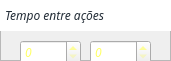
      <widget class="QFrame" name="frame_9">
       <property name="geometry">
        <rect>
         <x>240</x>
         <y>310</y>
         <width>171</width>
         <height>61</height>
        </rect>
       </property>
       <property name="frameShape">
        <enum>QFrame::StyledPanel</enum>
       </property>
       <property name="frameShadow">
        <enum>QFrame::Raised</enum>
       </property>
       <widget class="QLabel" name="label_10">
        <property name="geometry">
         <rect>
          <x>0</x>
          <y>0</y>
          <width>171</width>
          <height>31</height>
         </rect>
        </property>
        <property name="font">
         <font>
          <family>Cocogoose Pro</family>
          <pointsize>9</pointsize>
          <italic>true</italic>
         </font>
        </property>
        <property name="styleSheet">
         <string notr="true">color: rgb(35,45,55);
background-color: rgb(255, 255, 255);</string>
        </property>
        <property name="text">
         <string>Tempo entre ações</string>
        </property>
        <property name="indent">
         <number>5</number>
        </property>
       </widget>
       <widget class="QSpinBox" name="spinTempMin">
        <property name="geometry">
         <rect>
          <x>20</x>
          <y>40</y>
          <width>61</width>
          <height>24</height>
         </rect>
        </property>
        <property name="font">
         <font>
          <family>Cocogoose Pro</family>
          <pointsize>9</pointsize>
          <italic>true</italic>
         </font>
        </property>
        <property name="styleSheet">
         <string notr="true">color: rgb(255, 255, 100);</string>
        </property>
        <property name="singleStep">
         <number>1</number>
        </property>
       </widget>
       <widget class="QSpinBox" name="spinTempMax">
        <property name="geometry">
         <rect>
          <x>90</x>
          <y>40</y>
          <width>61</width>
          <height>24</height>
         </rect>
        </property>
        <property name="font">
         <font>
          <family>Cocogoose Pro</family>
          <pointsize>9</pointsize>
          <italic>true</italic>
         </font>
        </property>
        <property name="styleSheet">
         <string notr="true">color: rgb(255, 255, 100);</string>
        </property>
        <property name="maximum">
         <number>99</number>
        </property>
       </widget>
      </widget>
